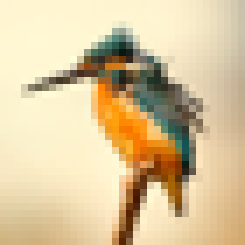
#> input picture data/images/kingfisher_resized.png, 35 x 35 px (shown 7 times larger)
$ jupyter execute --allow-errors build_dev_09.ipynb
#> lines starting #> are read from the running program, lines starting #| are printed output that depends on the picture
### lab/libtools.py
#!/usr/bin/env python3

import itertools, math, imageio
import numpy as np
import matplotlib.pyplot as plt

def construct_LAM(src, r=5, sigmaX=4.0, sigmaI=0.1):
    tmp = itertools.product(range(src.shape[0]), range(src.shape[1]))
    combi_all = itertools.combinations(tmp, 2)
    combi = [x for x in combi_all if np.sqrt((x[0][0] - x[1][0])**2 + (x[0][1] - x[1][1])**2) < r]

    edgelist_w = []
    for x1, x2 in combi:
        n1 = int(x1[0] * src.shape[1] + x1[1])
        n2 = int(x2[0] * src.shape[1] + x2[1])
        intensity = np.exp(-np.sum((src[x1[0],x1[1]] - src[x2[0],x2[1]])**2) / (sigmaI**2))
        spatial = np.exp(-((x1[0]-x2[0])**2 + (x1[1]-x2[1])**2) / (sigmaX**2))
        corr = intensity * spatial
        edgelist_w.append((n1, n2, corr))

    P = src.shape[0] * src.shape[1]
    W = np.zeros([P, P])
    for x in edgelist_w:
        W[x[0],x[1]] = x[2]
        W[x[1],x[0]] = x[2]
    return W

# [26 lines left out: function construct_SLAM, not called in this run]

def GL_eigen(W, norm_mode='asym'):
    if norm_mode == 'sym':
        Dnorm = np.diag(np.sum(W, axis=1)**-0.5)
    elif norm_mode == 'asym':
        Dnorm = np.diag(np.sum(W, axis=1)**-1)

    L = np.eye(W.shape[0]) - Dnorm @ W
    e, v = np.linalg.eig(L)
    e = np.real(e)
    v = np.real(v)
    order = np.argsort(e)
    e = e[order]
    v = v[:,order]
    return e, v

def downsample(mat, factor):
    return mat[::factor, ::factor]

def gaussian(dist, sigma):
    return np.exp(-(dist**2/sigma))

# [52 lines left out: functions gabor_filter, gabor_conv, HSV2RGB, grade, not called in this run]

def unit_count(a, b):
    return [np.sum(a/np.size(a)), np.sum(b/np.size(b))]

# [18 lines left out: functions render, plot_gradient, not called in this run]

### lab/build_dev_09.ipynb
# Laplacian Associative Memory (LAM) - DEV 09

[Multiscale representations of community structures in attractor neural networks](https://www.ncbi.nlm.nih.gov/pmc/articles/PMC8412329/pdf/pcbi.1009296.pdf) (2021)

- Contruct Graph > libtools (LAM | SOAM)
- Gaussian Distribution
- GL_eigen libtools function
- Sigma Autopsy
- SOAM Fine-Tuning

[cell 1]
from nn import LAM
import libtools

[cell 2]
import PIL.Image
import numpy as np
import matplotlib.pyplot as plt
from tqdm import tqdm

[cell 3]
# np.random.seed(123)

---

### Gaussian Distribution

[cell 4]
rad = 5
sigmaX = 2.0
sigmaY = 0.5

[cell 5]
dist = np.linspace(0, rad, 100)
spatial_gaussian = libtools.gaussian(dist, sigmaX)
angular_gaussian = libtools.gaussian(dist, sigmaY)

[cell 6]
plt.figure(figsize=(20, 10))
plt.plot(dist, spatial_gaussian, label=f'σX = {sigmaX}')
plt.plot(dist, angular_gaussian, label=f'σY = {sigmaY}')
plt.title('Gaussian Component Distribution')
plt.xlabel('Radius'), plt.ylabel('Gaussian Value')
plt.xlim([0, rad]), plt.grid(alpha=0.25), plt.legend()
plt.tight_layout()
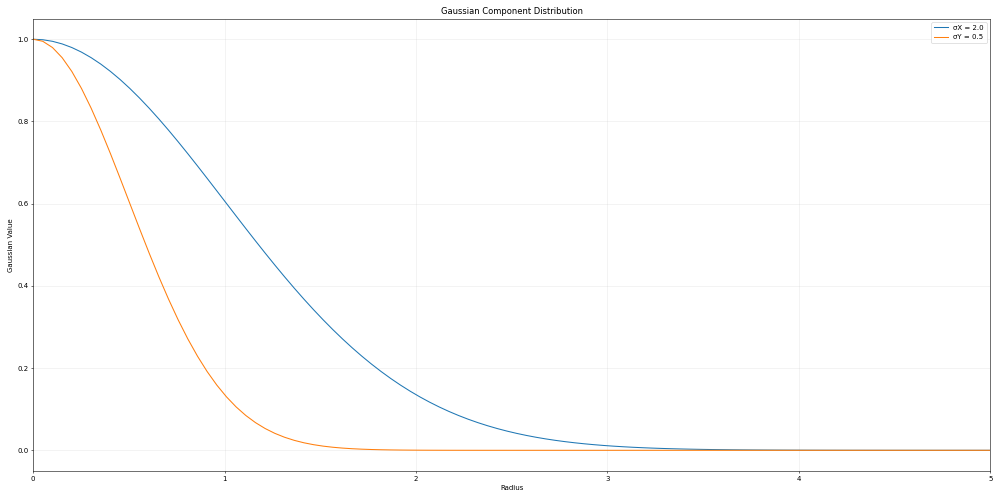
#> figure drawn by matplotlib, 1 panel; curve peaks at x = 0, y = 1; curve peaks at x = 0, y = 1

---

### Hyper-parameters

[cell 7]
N = 4096                                                         # Neurons | Default: 30000
prob = 0.1                                                       # Sparsity
eta = 0.01                                                       # Epsilon / Learning rate
epochs = 3000                                                    # Steps
gamma = 0.6                                                      # Inhibition ratio
norm_mode = 'asym'                                               # Asymmetric Normalisation

---

### LAM

[cell 8]
FILENAME = "../data/images/kingfisher_resized.png"

src = PIL.Image.open(FILENAME)
#> src is the input picture: PIL image 35x35 RGB; mean R, G, B 217.8, 197.2, 156.3
src = np.array(src, dtype=float) / np.max(src)
#> src: shape (35, 35, 3) float64

[cell 9]
P = src.shape[0] * src.shape[1]
#> P = 1225
start_node = int(int(src.shape[0]/2) * src.shape[1] + int(src.shape[0]/2))
#> start_node = 612
print('Start node:', start_node)
#| Start node: 612

[cell 10]
sigmaX = 4.0
sigmaI = 0.1

W = libtools.construct_LAM(src, rad, sigmaX, sigmaI)
#> the loop in construct_LAM, `for x1, x2 in combi:` made 37010 passes
#> (intensity, corr) on passes 1 to 3: (0.998, 0.938), (0.997, 0.776), (0.998, 0.569)
#> after the loop in construct_LAM, `for x1, x2 in combi:`: edgelist_w = 37010 items
#> the loop in construct_LAM, `for x in edgelist_w:` made 37010 passes
#> x on passes 1 to 3: (0, 1, 0.938), (0, 2, 0.776), (0, 3, 0.569)
#> after the loop in construct_LAM, `for x in edgelist_w:`:
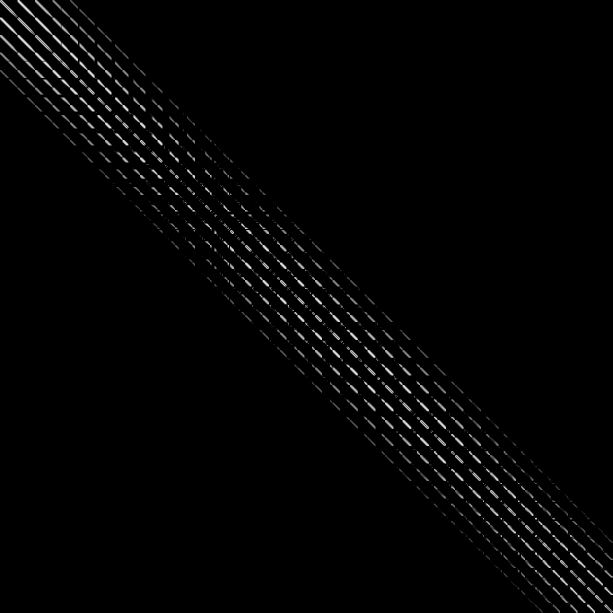
#> W: shape (1225, 1225) float64 (shown at 1/2 size); min 0, max 0.939, mean 0.0142

_, v = libtools.GL_eigen(W, 'asym')
#> in GL_eigen, `L = np.eye(W.shape[0]) - Dnorm @ W`:
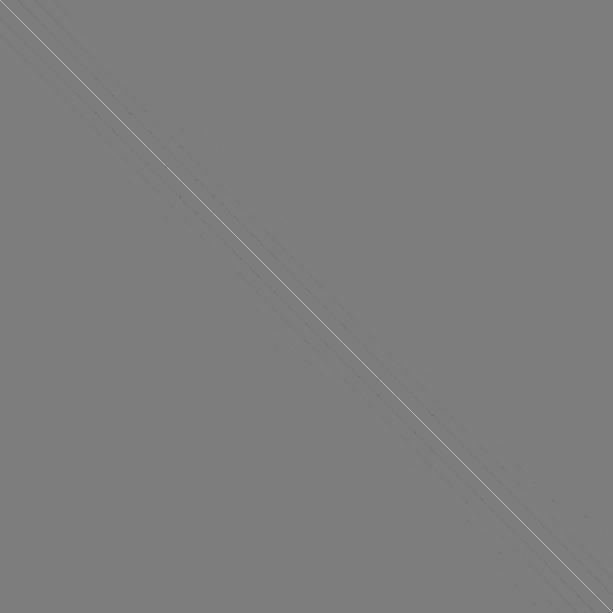
#> L: shape (1225, 1225) float64 (shown at 1/2 size); min -0.975, max 1, mean -1.47e-21; drawn with min black and max white
#> in GL_eigen, `e, v = np.linalg.eig(L)`: e = 1225 values, max 1.97 at index 0, min 2.84e-16 at index 4, mean 1
#> in GL_eigen, `order = np.argsort(e)`: order = 1225 values, max 1224 at index 621, min 0 at index 1224, mean 612
#> in GL_eigen, `e = e[order]`: e = 1225 values from 2.84e-16 to 1.97

#> (the rest of this cell did not finish here and is left out)

[cell 11]
plt.figure(figsize=(30,5))
plt.subplot(1, 5, 1)
plt.plot(dist, libtools.gaussian(dist, sigmaX), label=f'σX = {sigmaX}')
plt.plot(dist, libtools.gaussian(dist, sigmaI), label=f'σI = {sigmaI}')
plt.title('Gaussian Distribution')
plt.xlabel('Radius'), plt.ylabel('Gaussian Value')
plt.xlim([0, rad]), plt.grid(alpha=0.25), plt.legend()

plt.subplot(1, 5, 2)
plt.imshow(W, 'jet')
plt.title('Adjacency Weight Matrix')

plt.subplot(1, 5, 3)
plt.imshow(W[start_node].reshape(src.shape[0], src.shape[1]), 'gray')
plt.title('Correlation Kernel (Node: ' + str(start_node) + ')')

plt.subplot(1, 5, 4)
k = 0
plt.imshow(v[:,k].reshape(src.shape[0], src.shape[1]), 'Spectral', vmin=np.min(v[:,k]), vmax=np.max(v[:,k]))
plt.title('GL Eigen | k='+ str(k))

plt.subplot(1, 5, 5)
#> (the rest of this cell did not finish here and is left out)

---

#### LOAD SOM

#> (a cell that did not finish here is left out)

[cell 13]
plt.figure(figsize=(20,20))
plt.imshow(src)
plt.title('SOM Orientation Map')
plt.tight_layout()

print(src.shape)
#| (35, 35, 3)
print('Theta θ | min:', round(src.min(),4), 'max:', round(src.max(),4))
#| Theta θ | min: 0.0 max: 1.0

---

### SigmaX | Spatial Domain

[cell 14]
P = src.shape[0] * src.shape[1]
start_node = int(int(src.shape[0]/2) * src.shape[1] + int(src.shape[0]/2))
print('Start node:', start_node)
#| Start node: 612
